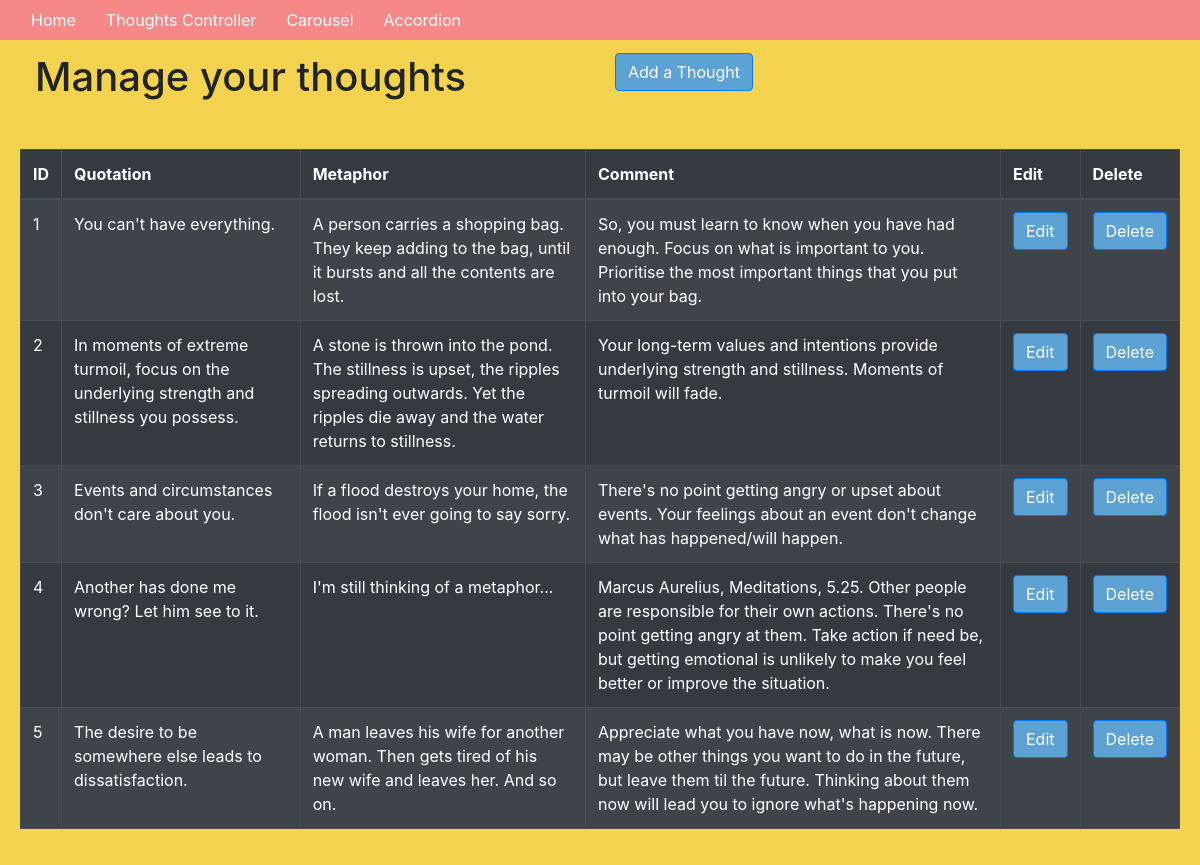
Screenshot of /thoughts_controller with the database file from the repository.
### app/models.py (models this page shows, shortened)
class Thought(db.Model):
    id = db.Column(db.Integer, primary_key=True)
    quotation = db.Column(db.Text(), index=True)
    metaphor = db.Column(db.Text(), default="This metaphor is waiting to be created", index=True)
    comment = db.Column(db.Text())

### app/routes.py (the view)
@app.route('/thoughts_controller')
def show_all_thoughts():
    thoughts = Thought.query.all()
    return render_template('thoughts_controller.html', thoughts=thoughts)

### app/templates/thoughts_controller.html (shortened to what this page needs)
{% extends "base.html" %} {% block content %}
<div class="container-fluid">
    <div class="row">
        <div class="col-sm-6">
            <h1>Manage your thoughts</h1>
        </div>
        <div class="col-sm-3 add-form">
            <button type="button" class="btn btn-primary" data-toggle="modal" data-target="#myAddModal">Add a Thought
            </button>
        </div>
    </div>
    <div class="row">
        <table class="table table-bordered table-dark table-striped table-hover table-responsive">
            <thead>
                <th>ID</th>
                <th>Quotation</th>
                <th>Metaphor</th>
                <th>Comment</th>
                <th>Edit</th>
                <th>Delete</th>
            </thead>
            <tbody>
                {% for thought in thoughts %}
                <tr>
                    <td>{{ thought.id }}</td>
                    <td>{{ thought.quotation }}</td>
                    <td>{{ thought.metaphor }}</td>
                    <td>{{ thought.comment }}</td>
                    <td>
                        <button type="button" class="btn btn-primary" data-toggle="modal" data-target="#myEditModal{{thought.id}}">Edit
                        </button>
                    </td>
                    <td>
                        <button type="button" class="btn btn-primary" data-toggle="modal" data-target="#myDeleteModal{{thought.id}}">Delete
                                </button>
                    </td>
                </tr>
                {% endfor %}
            </tbody>
        </table>
    </div>
</div>
{% endblock %}

### app/static/css/styles.css (style rules this page uses)
html { background-color: #F3D250; font-family: 'Lucida Sans', 'Lucida Sans Regular', 'Lucida Grande', 'Lucida Sans Unicode', Geneva, Verdana, sans-serif }
header, body { background-color: #F3D250; font-family: 'Lucida Sans', 'Lucida Sans Regular', 'Lucida Grande', 'Lucida Sans Unicode', Geneva, Verdana, sans-serif }
.container-fluid { background-color: #F3D250; }
.row { padding: 20px; background-color: #F3D250; }
.btn.btn-primary { background-color: #5DA2D5 }

### rows the page displays
Thought: id "1", quotation "You can't have everything.", metaphor "A person carries a shopping bag. They keep adding to the bag, until it bursts and all the contents are lost.", comment "So, you must learn to know when you have had enough. Focus on what is important to you. Prioritise the most important things that you put into your bag."
Thought: id "2", quotation "In moments of extreme turmoil, focus on the underlying strength and stillness you possess.", metaphor "A stone is thrown into the pond. The stillness is upset, the ripples spreading outwards. Yet the ripples die away and the water returns to stillness.", comment "Your long-term values and intentions provide underlying strength and stillness. Moments of turmoil will fade."
Thought: id "3", quotation "Events and circumstances don't care about you.", metaphor "If a flood destroys your home, the flood isn't ever going to say sorry.", comment "There's no point getting angry or upset about events. Your feelings about an event don't change what has happened/will happen."
Thought: id "4", quotation "Another has done me wrong? Let him see to it.", metaphor "I'm still thinking of a metaphor...", comment "Marcus Aurelius, Meditations, 5.25. Other people are responsible for their own actions. There's no point getting angry at them. Take action if need be, but getting emotional is unlikely to make you feel better or improve the situation."
Thought: id "5", quotation "The desire to be somewhere else leads to dissatisfaction.", metaphor "A man leaves his wife for another woman. Then gets tired of his new wife and leaves her. And so on.", comment "Appreciate what you have now, what is now. There may be other things you want to do in the future, but leave them til the future. Thinking about them now will lead you to ignore what's happening now."
